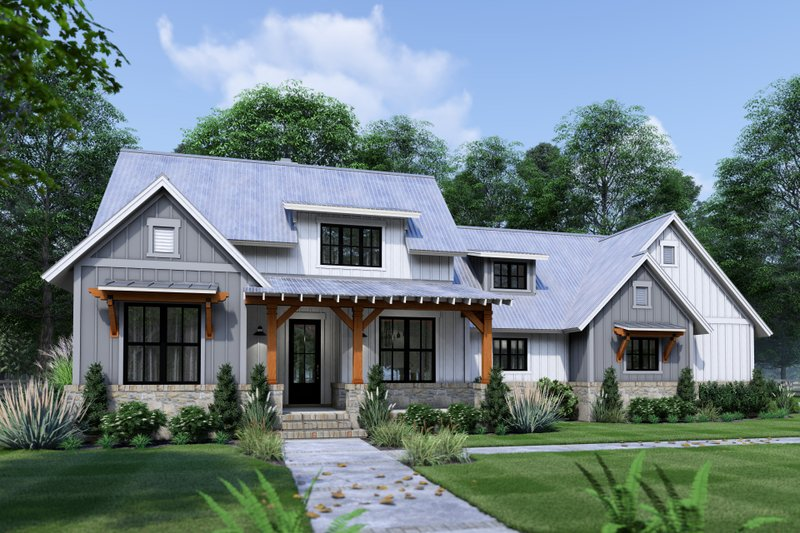
#> input picture scenery.jpg, 800 x 533 px
$ python user_defined.py
#> lines starting #> are read from the running program, lines starting #| are printed output that depends on the picture
import numpy as np
import cv2 as cv

# All kernels
blur = np.array([[0.0625, 0.125, 0.0625],
                 [0.125, 0.25, 0.125],
                 [0.0625, 0.125, 0.0625]])
bottom_sobel = np.array([-1, -2, -1, 0, 0, 0, 1, 2, 1]).reshape(3, 3)
emboss = np.array([-2, -1, 0, -1, 1, 1, 0, 1, 2]).reshape(3, 3)
identity = np.array([[0, 0, 0], [0, 1, 0], [0, 0, 0]])
left_sobel = np.array([1, 0, -1, 2, 0, -2, 1, 0, -1]).reshape(3, 3)
outline = np.array([-1, -1, -1, -1, 8, -1, -1, -1, -1]).reshape(3, 3)
right_sobel = np.array([-1, 0, 1, -2, 0, 2, -1, 0, 1]).reshape(3, 3)
sharpen = np.array([[0, -1, 0], [-1, 5, -1], [0, -1, 0]])
top_sobel = np.array([1, 2, 1, 0, 0, 0, -1, -2, -1]).reshape(3, 3)
sobel = np.array([[1, 0, -1], [2, 0, -2], [1, 0, -1]])

def applyKernal(image, kernal):
    if len(image.shape) == 2:  # Grayscale or binary image
        updated = convolute(image, kernal)
        updated = cv.convertScaleAbs(updated)
    else:  # Color image
        R, G, B = cv.split(image)
        red = convolute(R, kernal)
        green = convolute(G, kernal)
        blue = convolute(B, kernal)
        updated = cv.merge((red, green, blue))
        updated = cv.convertScaleAbs(updated)
    return updated

def convolute(image, kernal):
    height, width = image.shape
    kheight, kwidth = kernal.shape
    padded_array = np.pad(image, pad_width=kwidth // 2)
    resultant_image = np.zeros((height, width), dtype=int)

    for i in range(height):
        for j in range(width):
            mat = padded_array[i:i+kheight, j:j+kwidth]
            if mat.shape == kernal.shape:
                resultant_image[i, j] = np.sum(mat * kernal)

    return resultant_image

path = input("Enter path of image: ")
#> the answer given: scenery.jpg
image = cv.imread(path)
#> image is the input picture: shape (533, 800, 3); mean B, G, R 128.7, 126.2, 109.3

if image is None:
    print("Error: Could not open or find the image.")
else:
    image = cv.resize(image, (400, 450))
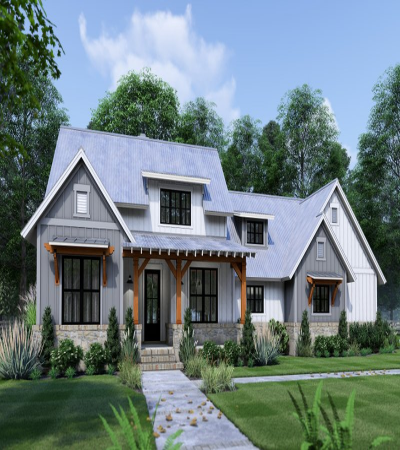
#> image: shape (450, 400, 3); mean B, G, R 128.6, 126.1, 109.2
    print("\n\t\tWait.....")
    if len(image.shape) == 3:  # Color image
        image = cv.cvtColor(image, cv.COLOR_BGR2RGB)
    new_image = applyKernal(image, sharpen)
#> in applyKernal, `R, G, B = cv.split(image)`:
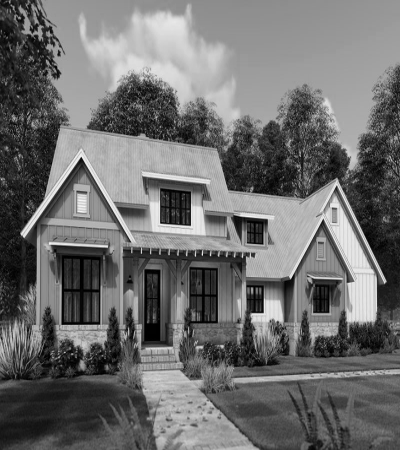
#> R: shape (450, 400); min 0, max 247, mean 109.2
#> in applyKernal, `R, G, B = cv.split(image)`:
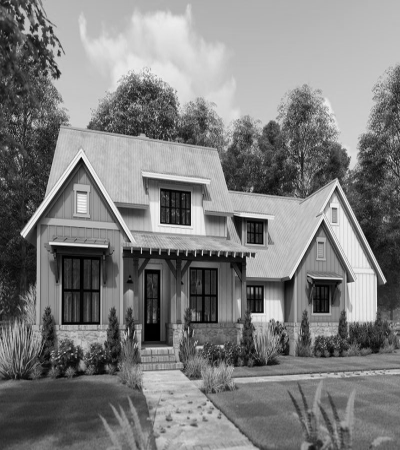
#> G: shape (450, 400); min 0, max 251, mean 126.1
#> after the loop in convolute, `for i in range(height):`:
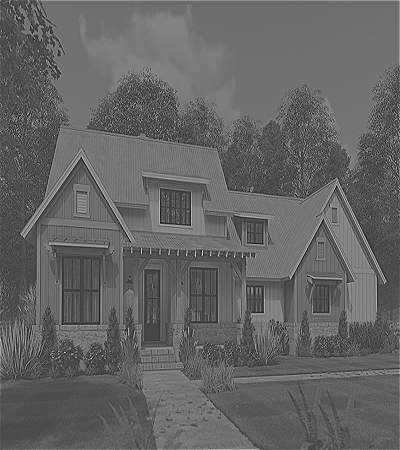
#> resultant_image: shape (450, 400) int64; min -266, max 690, mean 110; drawn with min black and max white
#> in convolute (call 3), `padded_array = np.pad(image, pad_width=kwidth // 2)`:
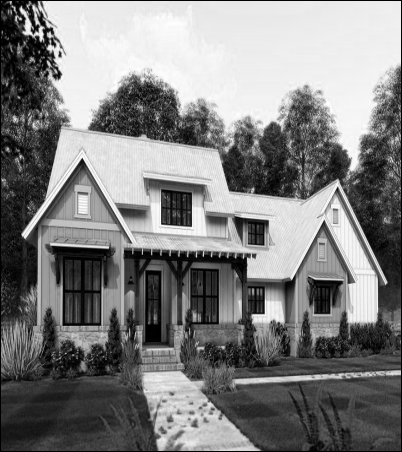
#> padded_array: shape (452, 402); min 0, max 255, mean 127.4
#> after the loop in convolute (call 3), `for i in range(height):`:
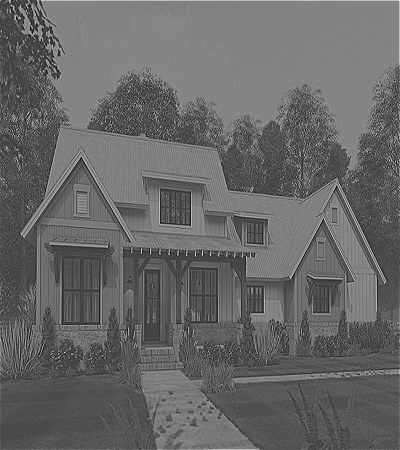
#> resultant_image: shape (450, 400) int64; min -263, max 708, mean 129.6; drawn with min black and max white
#> in applyKernal, `updated = cv.convertScaleAbs(updated)`:
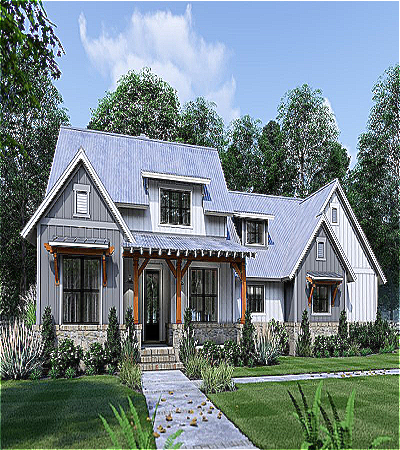
#> updated: shape (450, 400, 3); mean R, G, B 115.4, 130.2, 133.9
    new_image = cv.resize(new_image, (400, 450))

    # Display images using OpenCV
    if len(image.shape) == 3:  # Color image
        cv.imshow('Original', cv.cvtColor(image, cv.COLOR_RGB2BGR))
        cv.imshow('Filtered', cv.cvtColor(new_image, cv.COLOR_RGB2BGR))
    else:  # Grayscale or binary image
        cv.imshow('Original', image)
        cv.imshow('Filtered', new_image)

    # Wait indefinitely until a key is pressed
    cv.waitKey(0)
    # Destroy all OpenCV windows
    cv.destroyAllWindows()
